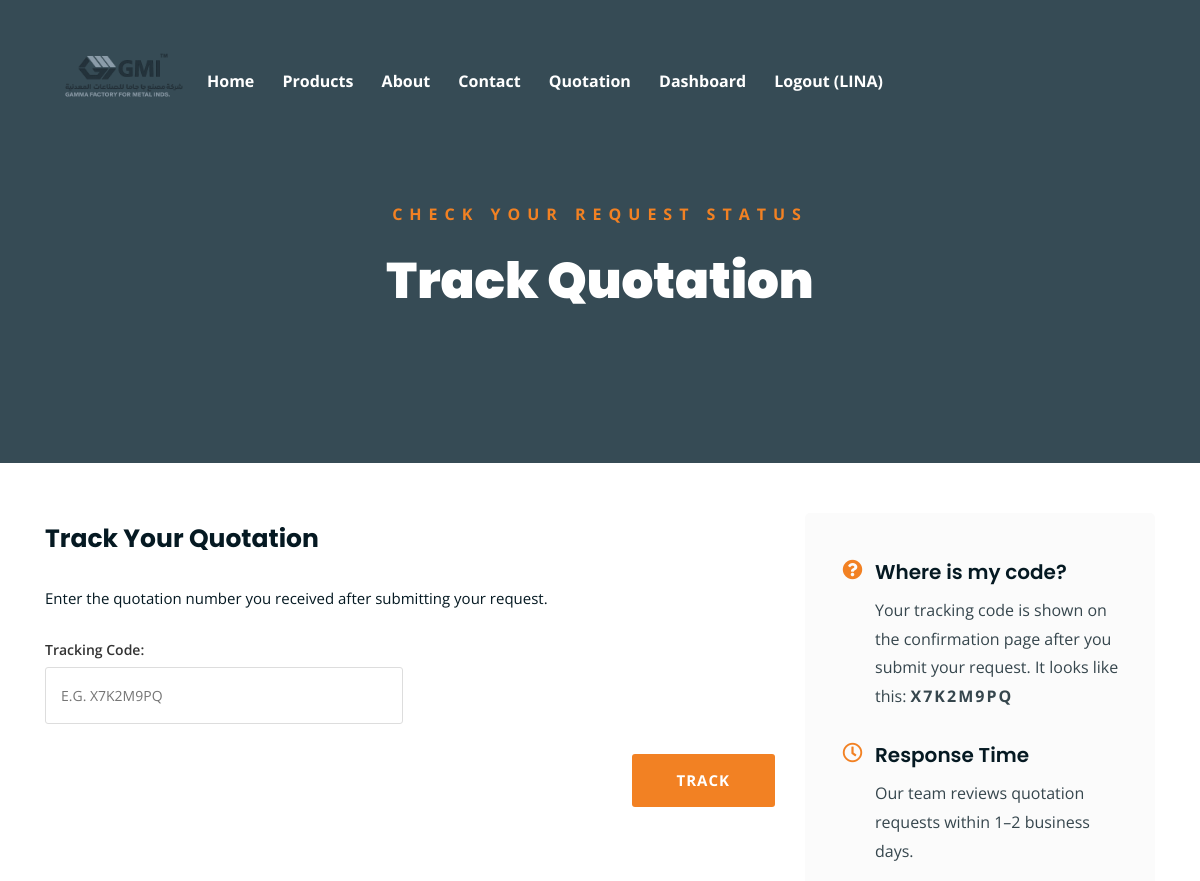
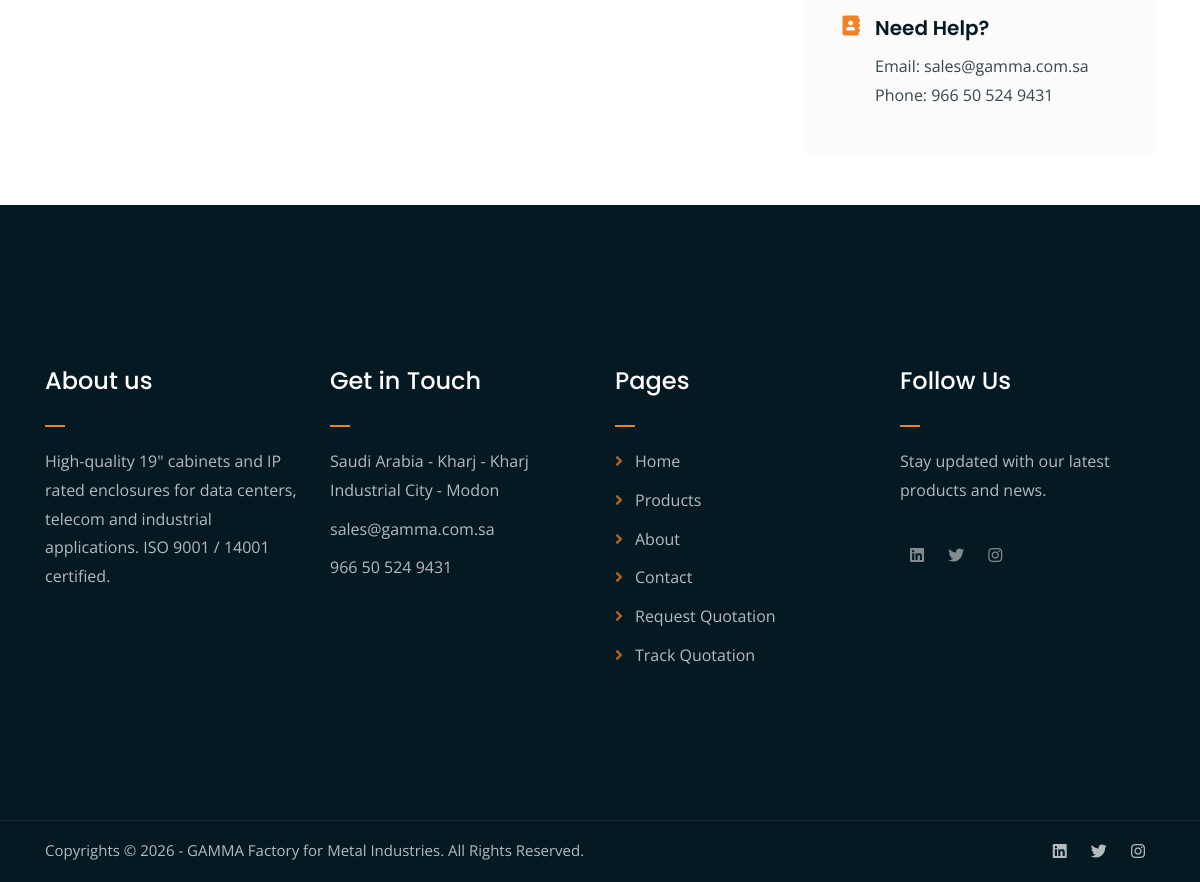
Page /tracking/ (signed in) on the committed database (2 pictures, top to bottom).
### company/models.py (models this page shows, shortened)
class CompanyProfile(models.Model):
    catalogue     = models.FileField(upload_to='catalogue/', blank=True, null=True)
    email         = models.EmailField(blank=True)
    phone         = models.CharField(max_length=50, blank=True)
    address       = models.TextField(blank=True)
    working_hours = models.CharField(max_length=100, blank=True)
    map_link      = models.CharField(max_length=500, blank=True, help_text="Google Maps embed URL (optional)")
    class Meta:
        verbose_name        = 'Company Profile'
        verbose_name_plural = 'Company Profile'

### pages/views.py (the view, shortened to what this page needs)
# urls.py: path('tracking/', views.tracking, name='tracking'),
def tracking(request):
    quotation  = None
    all_items  = []
    error      = None
    company    = CompanyProfile.objects.first()
    return render(request, 'tracking.html', {
        'quotation': quotation,
        'all_items': all_items,
        'error'    : error,
        'company'  : company,
    })

### templates/tracking.html (shortened to what this page needs)
{% extends 'base.html' %}
{% load static %}
{% block content %}
<div class="page-top-banner">
    <div class="container">
        <div class="row">
            <div class="col-lg-8 offset-lg-2 text-center">
                <div class="page-top-banner-text">
                    <p>Check Your Request Status</p>
                    <h1>Track Quotation</h1>
                </div>
            </div>
        </div>
    </div>
</div>
<div class="page-section mt-50 mb-50">
    <div class="container">
        <div class="row">
            <div class="col-lg-8 mb-5 mb-lg-0">
                <div class="form-heading">
                    <h2>Track Your Quotation</h2>
                    <p>Enter the quotation number you received after submitting your request.</p>
                </div>
                <div class="form-wrapper">
                    <form method="POST">
                        <p>
                            <label class="form-label">Tracking Code:</label>
                            <input type="text" name="quotation_number" placeholder="e.g. X7K2M9PQ" style="text-transform:uppercase;" required>
                        </p>
                        <p class="form-submit">
                            <input type="submit" value="Track">
                        </p>
                    </form>
                </div>
            </div>
            <div class="col-lg-4">
                <div class="info-box">
                    <div class="info-row">
                        <h4><i class="fas fa-question-circle"></i> Where is my code?</h4>
                        <p>Your tracking code is shown on the confirmation page after you submit your request. It looks like this: <strong style="letter-spacing:2px;">X7K2M9PQ</strong></p>
                    </div>
                    <div class="info-row">
                        <h4><i class="far fa-clock"></i> Response Time</h4>
                        <p>Our team reviews quotation requests within 1–2 business days.</p>
                    </div>
                    <div class="info-row">
                        <h4><i class="fas fa-address-book"></i> Need Help?</h4>
                        <p>
                            {% if company.email %}Email: {{ company.email }}{% endif %}
                            {% if company.email and company.phone %}<br>{% endif %}
                            {% if company.phone %}Phone: {{ company.phone }}{% endif %}
                        </p>
                    </div>
                </div>
            </div>
        </div>
    </div>
</div>
{% endblock %}

### templates/shared/header.html (shortened to what this page needs)
{% load static %}
<div class="navbar" id="navbar">
    <div class="container">
        <div class="row">
            <div class="col-lg-12 col-sm-12 text-center">
                <div class="navbar-inner">
                    <div class="logo">
                        <a href="{% url 'home' %}">
                            <img src="{% static 'images/logo.png' %}" alt="GAMMA Factory">
                        </a>
                    </div>
                    <nav class="nav-links">
                        <ul>
                            <li><a href="{% url 'home' %}">Home</a></li>
                            <li><a href="{% url 'products' %}">Products</a></li>
                            <li><a href="{% url 'about' %}">About</a></li>
                            <li><a href="{% url 'contact' %}">Contact</a></li>
                            <li>
                                <a href="#">Quotation</a>
                            </li>
                            {% if request.user.is_authenticated %}
                            <li><a href="{% url 'dashboard' %}">Dashboard</a></li>
                            <li><a href="{% url 'logout' %}">Logout ({{ request.user.username }})</a></li>
                            {% else %}
                            <li><a href="{% url 'login' %}">Login</a></li>
                            <li><a href="{% url 'signup' %}">Sign Up</a></li>
                            {% endif %}
                        </ul>
                    </nav>
                </div>
            </div>
        </div>
    </div>
</div>

### templates/shared/footer.html (shortened to what this page needs)
{% load static %}
<div class="footer-main">
    <div class="container">
        <div class="row">
            <div class="col-lg-3 col-md-6">
                <div class="footer-column">
                    <h2 class="footer-heading">About us</h2>
                    <p>High-quality 19" cabinets and IP rated enclosures for data centers, telecom and industrial applications. ISO 9001 / 14001 certified.</p>
                </div>
            </div>
            <div class="col-lg-3 col-md-6">
                <div class="footer-column">
                    <h2 class="footer-heading">Get in Touch</h2>
                    <ul>
                        {% if company.address %}<li>{{ company.address }}</li>{% endif %}
                        {% if company.email %}<li>{{ company.email }}</li>{% endif %}
                        {% if company.phone %}<li>{{ company.phone }}</li>{% endif %}
                    </ul>
                </div>
            </div>
            <div class="col-lg-3 col-md-6">
                <div class="footer-column footer-links">
                    <h2 class="footer-heading">Pages</h2>
                    <ul>
                        <li><a href="{% url 'home' %}">Home</a></li>
                        <li><a href="{% url 'products' %}">Products</a></li>
                        <li><a href="{% url 'about' %}">About</a></li>
                        <li><a href="{% url 'contact' %}">Contact</a></li>
                        <li><a href="{% url 'quotation' %}">Request Quotation</a></li>
                        <li><a href="{% url 'tracking' %}">Track Quotation</a></li>
                    </ul>
                </div>
            </div>
            <div class="col-lg-3 col-md-6">
                <div class="footer-column">
                    <h2 class="footer-heading">Follow Us</h2>
                    <p>Stay updated with our latest products and news.</p>
                    <div class="social-links mt-3">
                        <ul>
                            <li><a href="https://www.linkedin.com" target="_blank"><i class="fab fa-linkedin"></i></a></li>
                            <li><a href="https://x.com" target="_blank"><i class="fab fa-twitter"></i></a></li>
                            <li><a href="https://www.instagram.com" target="_blank"><i class="fab fa-instagram"></i></a></li>
                        </ul>
                    </div>
                </div>
            </div>
        </div>
    </div>
</div>
<div class="copyright">
    <div class="container">
        <div class="row">
            <div class="col-lg-6 col-md-12">
                <p>Copyrights &copy; 2026 - GAMMA Factory for Metal Industries. All Rights Reserved.</p>
            </div>
            <div class="col-lg-6 text-right col-md-12">
                <div class="social-links">
                    <ul>
                        <li><a href="https://www.linkedin.com" target="_blank"><i class="fab fa-linkedin"></i></a></li>
                        <li><a href="https://x.com" target="_blank"><i class="fab fa-twitter"></i></a></li>
                        <li><a href="https://www.instagram.com" target="_blank"><i class="fab fa-instagram"></i></a></li>
                    </ul>
                </div>
            </div>
        </div>
    </div>
</div>

### rows in the picture
CompanyProfile: email "sales@gamma.com.sa", phone "966 50 524 9431", address "Saudi Arabia - Kharj - Kharj Industrial City - Modon"

### other values in the picture
{{ request.user.username }} "LINA"
